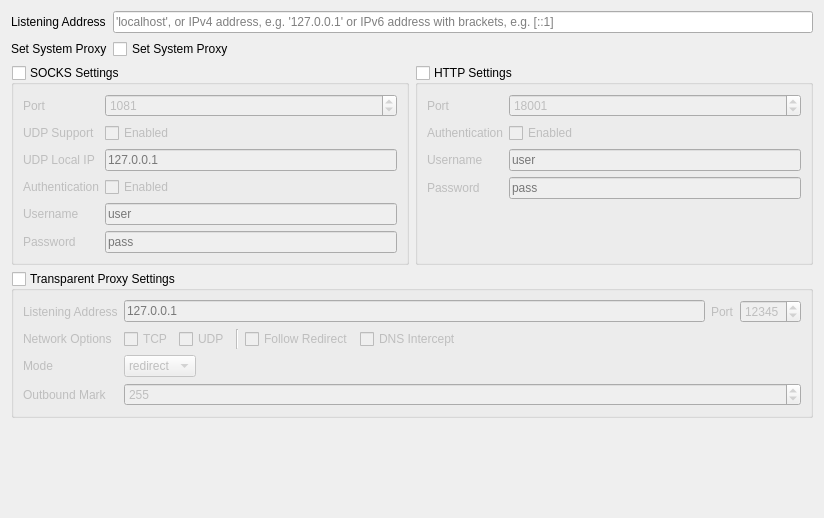
         <widget class="QWidget" name="scrollAreaWidgetContents_2">
          <property name="geometry">
           <rect>
            <x>0</x>
            <y>0</y>
            <width>824</width>
            <height>518</height>
           </rect>
          </property>
          <layout class="QVBoxLayout" name="verticalLayout_2">
           <item>
            <layout class="QFormLayout" name="formLayout_4">
             <item row="0" column="0">
              <widget class="QLabel" name="label_22">
               <property name="text">
                <string>Listening Address</string>
               </property>
              </widget>
             </item>
             <item row="0" column="1">
              <widget class="QLineEdit" name="listenIPTxt">
               <property name="placeholderText">
                <string notr="true">'localhost', or IPv4 address, e.g. '127.0.0.1' or IPv6 address with brackets, e.g. [::1]</string>
               </property>
              </widget>
             </item>
             <item row="1" column="0">
              <widget class="QLabel" name="label_59">
               <property name="text">
                <string>Set System Proxy</string>
               </property>
              </widget>
             </item>
             <item row="1" column="1">
              <widget class="QCheckBox" name="setSysProxyCB">
               <property name="text">
                <string>Set System Proxy</string>
               </property>
              </widget>
             </item>
            </layout>
           </item>
           <item>
            <layout class="QGridLayout" name="gridLayout_11">
             <item row="0" column="0">
              <widget class="QGroupBox" name="socksGroupBox">
               <property name="title">
                <string>SOCKS Settings</string>
               </property>
               <property name="checkable">
                <bool>true</bool>
               </property>
               <property name="checked">
                <bool>false</bool>
               </property>
               <layout class="QFormLayout" name="formLayout_2">
                <item row="0" column="0">
                 <widget class="QLabel" name="label_4">
                  <property name="text">
                   <string>Port</string>
                  </property>
                 </widget>
                </item>
                <item row="0" column="1">
                 <widget class="QSpinBox" name="socksPortLE">
                  <property name="minimum">
                   <number>1</number>
                  </property>
                  <property name="maximum">
                   <number>65535</number>
                  </property>
                  <property name="value">
                   <number>1081</number>
                  </property>
                 </widget>
                </item>
                <item row="1" column="0">
                 <widget class="QLabel" name="label_14">
                  <property name="text">
                   <string>UDP Support</string>
                  </property>
                 </widget>
                </item>
                <item row="1" column="1">
                 <widget class="QCheckBox" name="socksUDPCB">
                  <property name="text">
                   <string>Enabled</string>
                  </property>
                 </widget>
                </item>
                <item row="2" column="0">
                 <widget class="QLabel" name="label_25">
                  <property name="text">
                   <string>UDP Local IP</string>
                  </property>
                 </widget>
                </item>
                <item row="2" column="1">
                 <widget class="QLineEdit" name="socksUDPIP">
                  <property name="placeholderText">
                   <string notr="true">127.0.0.1</string>
                  </property>
                 </widget>
                </item>
                <item row="3" column="0">
                 <widget class="QLabel" name="label_10">
                  <property name="text">
                   <string>Authentication</string>
                  </property>
                 </widget>
                </item>
                <item row="3" column="1">
                 <widget class="QCheckBox" name="socksAuthCB">
                  <property name="text">
                   <string>Enabled</string>
                  </property>
                 </widget>
                </item>
                <item row="4" column="0">
                 <widget class="QLabel" name="label_11">
                  <property name="text">
                   <string>Username</string>
                  </property>
                 </widget>
                </item>
                <item row="4" column="1">
                 <widget class="QLineEdit" name="socksAuthUsernameTxt">
                  <property name="placeholderText">
                   <string notr="true">user</string>
                  </property>
                 </widget>
                </item>
                <item row="5" column="0">
                 <widget class="QLabel" name="label_12">
                  <property name="text">
                   <string>Password</string>
                  </property>
                 </widget>
                </item>
                <item row="5" column="1">
                 <widget class="QLineEdit" name="socksAuthPasswordTxt">
                  <property name="placeholderText">
                   <string notr="true">pass</string>
                  </property>
                 </widget>
                </item>
               </layout>
              </widget>
             </item>
             <item row="0" column="1">
              <widget class="QGroupBox" name="httpGroupBox">
               <property name="title">
                <string>HTTP Settings</string>
               </property>
               <property name="checkable">
                <bool>true</bool>
               </property>
               <property name="checked">
                <bool>false</bool>
               </property>
               <layout class="QFormLayout" name="formLayout_7">
                <item row="0" column="0">
                 <widget class="QLabel" name="label_3">
                  <property name="text">
                   <string>Port</string>
                  </property>
                 </widget>
                </item>
                <item row="0" column="1">
                 <widget class="QSpinBox" name="httpPortLE">
                  <property name="minimum">
                   <number>1</number>
                  </property>
                  <property name="maximum">
                   <number>65535</number>
                  </property>
                  <property name="value">
                   <number>18001</number>
                  </property>
                 </widget>
                </item>
                <item row="1" column="0">
                 <widget class="QLabel" name="label_9">
                  <property name="text">
                   <string>Authentication</string>
                  </property>
                 </widget>
                </item>
                <item row="1" column="1">
                 <widget class="QCheckBox" name="httpAuthCB">
                  <property name="text">
                   <string>Enabled</string>
                  </property>
                 </widget>
                </item>
                <item row="2" column="0">
                 <widget class="QLabel" name="label_2">
                  <property name="text">
                   <string>Username</string>
                  </property>
                 </widget>
                </item>
                <item row="2" column="1">
                 <widget class="QLineEdit" name="httpAuthUsernameTxt">
                  <property name="placeholderText">
                   <string notr="true">user</string>
                  </property>
                 </widget>
                </item>
                <item row="3" column="0">
                 <widget class="QLabel" name="label_13">
                  <property name="text">
                   <string>Password</string>
                  </property>
                 </widget>
                </item>
                <item row="3" column="1">
                 <widget class="QLineEdit" name="httpAuthPasswordTxt">
                  <property name="placeholderText">
                   <string notr="true">pass</string>
                  </property>
                 </widget>
                </item>
               </layout>
              </widget>
             </item>
             <item row="1" column="0" colspan="2">
              <widget class="QGroupBox" name="tproxGroupBox">
               <property name="title">
                <string>Transparent Proxy Settings</string>
               </property>
               <property name="checkable">
                <bool>true</bool>
               </property>
               <property name="checked">
                <bool>false</bool>
               </property>
               <layout class="QFormLayout" name="formLayout_11">
                <item row="0" column="0">
                 <widget class="QLabel" name="label_73">
                  <property name="text">
                   <string>Listening Address</string>
                  </property>
                 </widget>
                </item>
                <item row="0" column="1">
                 <layout class="QHBoxLayout" name="horizontalLayout_8">
                  <item>
                   <widget class="QLineEdit" name="tproxyListenAddr">
                    <property name="placeholderText">
                     <string>127.0.0.1</string>
                    </property>
                   </widget>
                  </item>
                  <item>
                   <widget class="QLabel" name="label_77">
                    <property name="text">
                     <string>Port</string>
                    </property>
                   </widget>
                  </item>
                  <item>
                   <widget class="QSpinBox" name="tProxyPort">
                    <property name="minimum">
                     <number>1</number>
                    </property>
                    <property name="maximum">
                     <number>65535</number>
                    </property>
                    <property name="value">
                     <number>12345</number>
                    </property>
                   </widget>
                  </item>
                 </layout>
                </item>
                <item row="1" column="0">
                 <widget class="QLabel" name="label_72">
                  <property name="text">
                   <string>Network Options</string>
                  </property>
                 </widget>
                </item>
                <item row="1" column="1">
                 <layout class="QHBoxLayout" name="horizontalLayout">
                  <item>
                   <widget class="QCheckBox" name="tproxyEnableTCP">
                    <property name="text">
                     <string>TCP</string>
                    </property>
                   </widget>
                  </item>
                  <item>
                   <widget class="QCheckBox" name="tproxyEnableUDP">
                    <property name="text">
                     <string>UDP</string>
                    </property>
                   </widget>
                  </item>
                  <item>
                   <widget class="Line" name="line">
                    <property name="orientation">
                     <enum>Qt::Vertical</enum>
                    </property>
                   </widget>
                  </item>
                  <item>
                   <widget class="QCheckBox" name="tproxyFollowRedirect">
                    <property name="text">
                     <string>Follow Redirect</string>
                    </property>
                   </widget>
                  </item>
                  <item>
                   <widget class="QCheckBox" name="dnsIntercept">
                    <property name="text">
                     <string>DNS Intercept</string>
                    </property>
                   </widget>
                  </item>
                  <item>
                   <spacer name="horizontalSpacer_2">
                    <property name="orientation">
                     <enum>Qt::Horizontal</enum>
                    </property>
                    <property name="sizeHint" stdset="0">
                     <size>
                      <width>40</width>
                      <height>20</height>
                     </size>
                    </property>
                   </spacer>
                  </item>
                 </layout>
                </item>
                <item row="2" column="0">
                 <widget class="QLabel" name="label_78">
                  <property name="text">
                   <string>Mode</string>
                  </property>
                 </widget>
                </item>
                <item row="2" column="1">
                 <widget class="QComboBox" name="tproxyMode">
                  <property name="sizePolicy">
                   <sizepolicy hsizetype="Fixed" vsizetype="Fixed">
                    <horstretch>0</horstretch>
                    <verstretch>0</verstretch>
                   </sizepolicy>
                  </property>
                  <item>
                   <property name="text">
                    <string>redirect</string>
                   </property>
                  </item>
                  <item>
                   <property name="text">
                    <string>tproxy</string>
                   </property>
                  </item>
                 </widget>
                </item>
                <item row="3" column="0">
                 <widget class="QLabel" name="label_79">
                  <property name="text">
                   <string>Outbound Mark</string>
                  </property>
                 </widget>
                </item>
                <item row="3" column="1">
                 <widget class="QSpinBox" name="outboundMark">
                  <property name="minimum">
                   <number>0</number>
                  </property>
                  <property name="maximum">
                   <number>65535</number>
                  </property>
                  <property name="value">
                   <number>255</number>
                  </property>
                 </widget>
                </item>
               </layout>
              </widget>
             </item>
            </layout>
           </item>
           <item>
            <spacer name="verticalSpacer_10">
             <property name="orientation">
              <enum>Qt::Vertical</enum>
             </property>
             <property name="sizeHint" stdset="0">
              <size>
               <width>20</width>
               <height>40</height>
              </size>
             </property>
            </spacer>
           </item>
          </layout>
         </widget>
